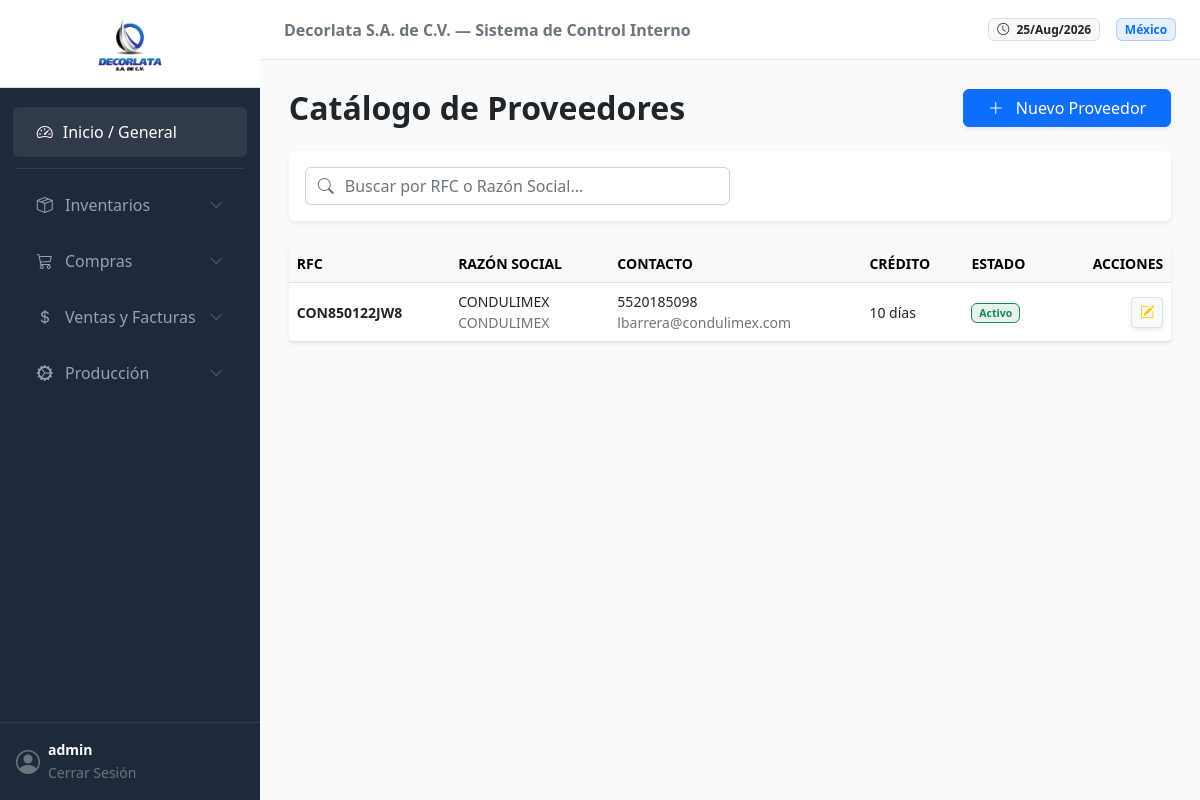
Page /compras/proveedores/ (signed in) on the earlier database version.
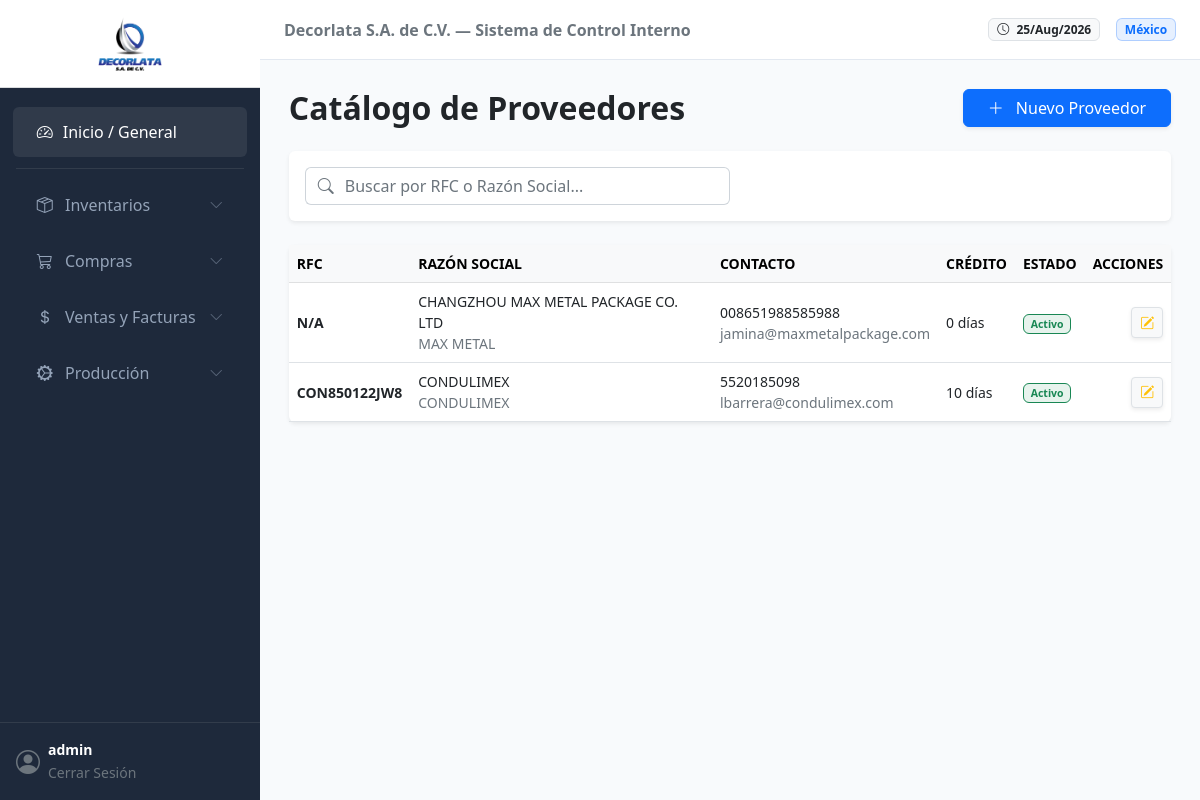
Same page on the later database version.
### compras/models.py (models this page shows, shortened)
class Proveedor(models.Model):
    rfc = models.CharField(max_length=15, unique=True, verbose_name="RFC / Tax ID")
    razon_social = models.CharField(max_length=255)
    nombre_comercial = models.CharField(max_length=255, blank=True, null=True)
    email = models.EmailField(blank=True, null=True)
    telefono = models.CharField(max_length=20, blank=True, null=True)
    direccion = models.TextField(blank=True, null=True)
    dias_credito = models.IntegerField(default=0, help_text="Días de crédito otorgados por el proveedor")
    activo = models.BooleanField(default=True)
    class Meta:
        verbose_name = "Proveedor"
        verbose_name_plural = "Proveedores"

### compras/views.py (the view)
# urls.py: path('proveedores/', views.proveedores_catalogo_view, name='proveedores_catalogo'),
@login_required
def proveedores_catalogo_view(request):
    query = request.GET.get('q', '').strip()
    proveedores = Proveedor.objects.all().order_by('razon_social')
    if query:
        proveedores = proveedores.filter(
            Q(razon_social__icontains=query) |
            Q(rfc__icontains=query) |
            Q(nombre_comercial__icontains=query)
        )
    if request.headers.get('HX-Request'):
        return render(request, 'compras/partials/_tabla_proveedores.html', {'proveedores': proveedores})
    return render(request, 'compras/proveedores_catalogo.html', {'proveedores': proveedores, 'query': query})

### compras/templates/compras/proveedores_catalogo.html (shortened to what this page needs)
{% extends 'general/base.html' %}
{% block content %}
<div class="d-flex justify-content-between align-items-center mb-4 flex-wrap gap-3">
    <div><h2 class="fw-bold text-dark mb-0">Catálogo de Proveedores</h2></div>
    <button class="btn btn-primary px-4 shadow-sm" hx-get="{% url 'compras:proveedor_crear' %}" hx-target="#offcanvas-content" data-bs-toggle="offcanvas" data-bs-target="#offcanvasProveedor">
        <i class="bi bi-plus-lg me-2"></i> Nuevo Proveedor
    </button>
</div>
<div class="card border-0 shadow-sm mb-4">
    <div class="card-body p-3">
        <div class="input-group w-50">
            <span class="input-group-text bg-white border-end-0 text-muted"><i class="bi bi-search"></i></span>
            <input type="text" class="form-control border-start-0 ps-0" placeholder="Buscar por RFC o Razón Social..." name="q" hx-get="{% url 'compras:proveedores_catalogo' %}" hx-trigger="keyup changed delay:400ms" hx-target="#tabla-proveedores-container">
        </div>
    </div>
</div>
<div id="tabla-proveedores-container" hx-get="{% url 'compras:proveedores_catalogo' %}" hx-trigger="proveedorGuardado from:body">
    {% include 'compras/partials/_tabla_proveedores.html' %}
</div>
{% endblock %}

### compras/templates/compras/partials/_tabla_proveedores.html
<table class="table table-hover align-middle bg-white shadow-sm rounded">
    <thead class="table-light small text-uppercase">
        <tr>
            <th>RFC</th>
            <th>Razón Social</th>
            <th>Contacto</th>
            <th>Crédito</th>
            <th>Estado</th>
            <th class="text-end">Acciones</th>
        </tr>
    </thead>
    <tbody class="small">
        {% for prov in proveedores %}
        <tr>
            <td class="fw-bold">{{ prov.rfc }}</td>
            <td>{{ prov.razon_social }}<br><span class="text-muted">{{ prov.nombre_comercial|default:"" }}</span></td>
            <td>{{ prov.telefono }}<br><span class="text-muted">{{ prov.email }}</span></td>
            <td>{{ prov.dias_credito }} días</td>
            <td>
                {% if prov.activo %}
                    <span class="badge bg-success bg-opacity-10 text-success border border-success">Activo</span>
                {% else %}
                    <span class="badge bg-danger bg-opacity-10 text-danger border border-danger">Inactivo</span>
                {% endif %}
            </td>
            <td class="text-end">
                <button class="btn btn-sm btn-light text-warning border shadow-sm" hx-get="{% url 'compras:proveedor_editar' prov.id %}" hx-target="#offcanvas-content" data-bs-toggle="offcanvas" data-bs-target="#offcanvasProveedor">
                    <i class="bi bi-pencil-square"></i>
                </button>
            </td>
        </tr>
        {% endfor %}
    </tbody>
</table>

Differences in the rows shown:
added Proveedor: rfc "N/A", razon_social "CHANGZHOU MAX METAL PACKAGE CO. LTD", nombre_comercial "MAX METAL", telefono "008651988585988", email "jamina@maxmetalpackage.com", dias_credito "0", activo "Activo"
